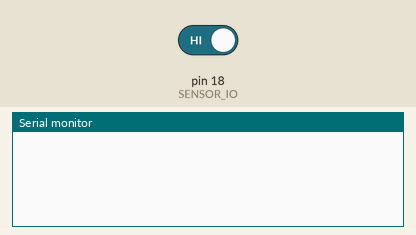
Simulated run of this sketch. Board: Arduino Uno, built with avr-gcc and run on an emulated ATmega328P. Parts: the last lines printed to the serial monitor. Inputs (shaded band) come from the test bench; at power-on: pin 18 (SENSOR_IO) HIGH.

Above: at 1.2 s.
1.3 s: pin 18 (SENSOR_IO) driven LOW
At 2.5 s:
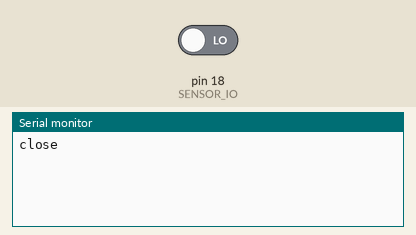
2.8 s: pin 18 (SENSOR_IO) driven HIGH
At 3.7 s:
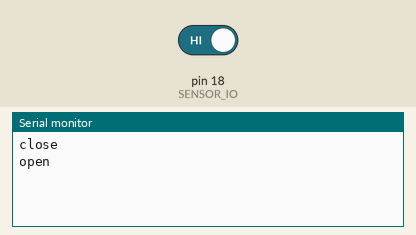

Measured:
- after the input at 1.3 s, the serial monitor: prints a new line after 0.05 s (image 1)
- after the input at 2.8 s, the serial monitor: prints a new line after 0.05 s (image 2)

The sketch:

Sensor.ino
```cpp
#include <Arduino.h>
#include "consts.h"

String lastStatus = "";
unsigned long lastDebounceTime = 0;
unsigned long lastHeartbeatTime = 0;
int lastSensorState = LOW;

void setup() {
  Serial.begin(BAUDRATE);
  pinMode(SENSOR_IO, INPUT_PULLUP);

  int sensorValue = digitalRead(SENSOR_IO);
  lastStatus = (sensorValue == HIGH) ? "open" : "close";
}

void loop() {
  unsigned long currentMillis = millis();

  // --- Heartbeat Logic ---
  if (currentMillis - lastHeartbeatTime >= HEARTBEAT_INTERVAL) {
    Serial.println("ping");
    lastHeartbeatTime = currentMillis;
  }

  // --- Sensor Logic ---
  int reading = digitalRead(SENSOR_IO);

  if (reading != lastSensorState) {
    lastDebounceTime = currentMillis;
  }

  if ((currentMillis - lastDebounceTime) > DEBOUNCE_DELAY) {
    String currentStatus = (reading == HIGH) ? "open" : "close";

    if (currentStatus != lastStatus) {
      Serial.println(currentStatus);
      lastStatus = currentStatus;
    }
  }

  lastSensorState = reading;
}
```

consts.h
```cpp
#ifndef CONSTS_H
#define CONSTS_H
#include <Arduino.h>

const int SENSOR_IO = 18;
const int BAUDRATE = 115200;
const unsigned long DEBOUNCE_DELAY = 50;
const unsigned long HEARTBEAT_INTERVAL = 5000; // Send a ping every 5 seconds

#endif
```
